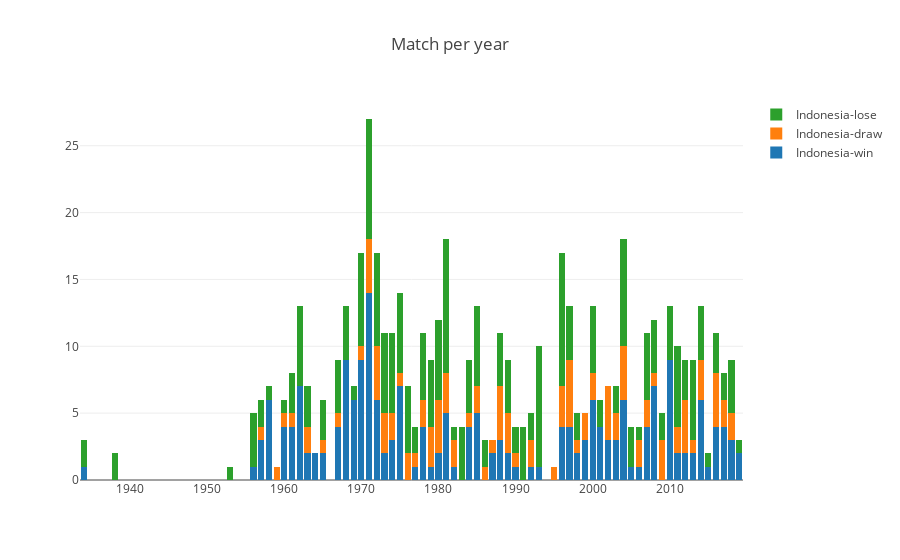

The notebook cell this image was saved under:
### Code cell
indonesiaWin = indonesiaYear.agg({'win' : 'sum', 'draw' : 'sum', 'lose' : 'sum'})
# plotMatch = go.Scatter(x = indonesiaYear.count().index, y = indonesiaYear.count()['win'], mode = 'lines+markers', name = 'Indonesia-match')

plotWin = go.Bar(x = indonesiaWin.index, y = indonesiaWin['win'],  name = 'Indonesia-win')

plotDraw = go.Bar(x = indonesiaWin.index, y = indonesiaWin['draw'], name = 'Indonesia-draw')

plotLose = go.Bar(x = indonesiaWin.index, y = indonesiaWin['lose'], name = 'Indonesia-lose')


data = [plotWin, plotDraw, plotLose]
layout = go.Layout(title = 'Match per year', barmode = 'stack')
fig = go.Figure(data = data, layout = layout)
fig.show()

### Figure 1 — Plotly figure (JSON) as saved in the notebook; plotly's stock layout.template omitted (floating-point values rounded to 4 significant figures)
{"data": [{"name": "Indonesia-win", "type": "bar", "uid": "685053d1-2104-4e0d-8383-9fc429a6a645", "x": [1934, 1938, 1953, 1956, 1957, 1958, 1959, 1960, 1961, 1962, 1963, 1964, 1965, 1967, 1968, 1969, 1970, 1971, 1972, 1973, 1974, 1975, 1976, 1977, 1978, 1979, 1980, 1981, 1982, 1983, 1984, 1985, 1986, 1987, 1988, 1989, 1990, 1991, 1992, 1993, 1995, 1996, 1997, 1998, 1999, 2000, 2001, 2002, 2003, 2004, 2005, 2006, 2007, 2008, 2009, 2010, 2011, 2012, 2013, 2014, 2015, 2016, 2017, 2018, 2019], "y": [1, 0, 0, 1, 3, 6, 0, 4, 4, 7, 2, 2, 2, 4, 9, 6, 9, 14, 6, 2, 3, 7, 0, 1, 4, 1, 2, 5, 1, 0, 4, 5, 0, 2, 3, 2, 1, 0, 1, 1, 0, 4, 4, 2, 3, 6, 4, 3, 3, 6, 1, 1, 4, 7, 0, 9, 2, 2, 2, 6, 1, 4, 4, 3, 2]}, {"name": "Indonesia-draw", "type": "bar", "uid": "9fbccbdd-5c38-44f3-9765-fc3ab2ee7884", "x": [1934, 1938, 1953, 1956, 1957, 1958, 1959, 1960, 1961, 1962, 1963, 1964, 1965, 1967, 1968, 1969, 1970, 1971, 1972, 1973, 1974, 1975, 1976, 1977, 1978, 1979, 1980, 1981, 1982, 1983, 1984, 1985, 1986, 1987, 1988, 1989, 1990, 1991, 1992, 1993, 1995, 1996, 1997, 1998, 1999, 2000, 2001, 2002, 2003, 2004, 2005, 2006, 2007, 2008, 2009, 2010, 2011, 2012, 2013, 2014, 2015, 2016, 2017, 2018, 2019], "y": [0, 0, 0, 0, 1, 0, 1, 1, 1, 0, 2, 0, 1, 1, 0, 0, 1, 4, 4, 3, 2, 1, 2, 1, 2, 3, 4, 3, 2, 0, 1, 2, 1, 1, 4, 3, 1, 0, 2, 0, 1, 3, 5, 1, 2, 2, 0, 4, 2, 4, 0, 2, 2, 1, 3, 0, 2, 4, 1, 3, 0, 4, 2, 2, 0]}, {"name": "Indonesia-lose", "type": "bar", "uid": "2a6b4b50-1b4c-4bae-8282-cc254b2fa3e9", "x": [1934, 1938, 1953, 1956, 1957, 1958, 1959, 1960, 1961, 1962, 1963, 1964, 1965, 1967, 1968, 1969, 1970, 1971, 1972, 1973, 1974, 1975, 1976, 1977, 1978, 1979, 1980, 1981, 1982, 1983, 1984, 1985, 1986, 1987, 1988, 1989, 1990, 1991, 1992, 1993, 1995, 1996, 1997, 1998, 1999, 2000, 2001, 2002, 2003, 2004, 2005, 2006, 2007, 2008, 2009, 2010, 2011, 2012, 2013, 2014, 2015, 2016, 2017, 2018, 2019], "y": [2, 2, 1, 4, 2, 1, 0, 1, 3, 6, 3, 0, 3, 4, 4, 1, 7, 9, 7, 6, 6, 6, 5, 2, 5, 5, 6, 10, 1, 4, 4, 6, 2, 0, 4, 4, 2, 4, 2, 9, 0, 10, 4, 2, 0, 5, 2, 0, 2, 8, 3, 1, 5, 4, 2, 4, 6, 3, 6, 4, 1, 3, 2, 4, 1]}], "layout": {"barmode": "stack", "title": {"text": "Match per year"}}}
